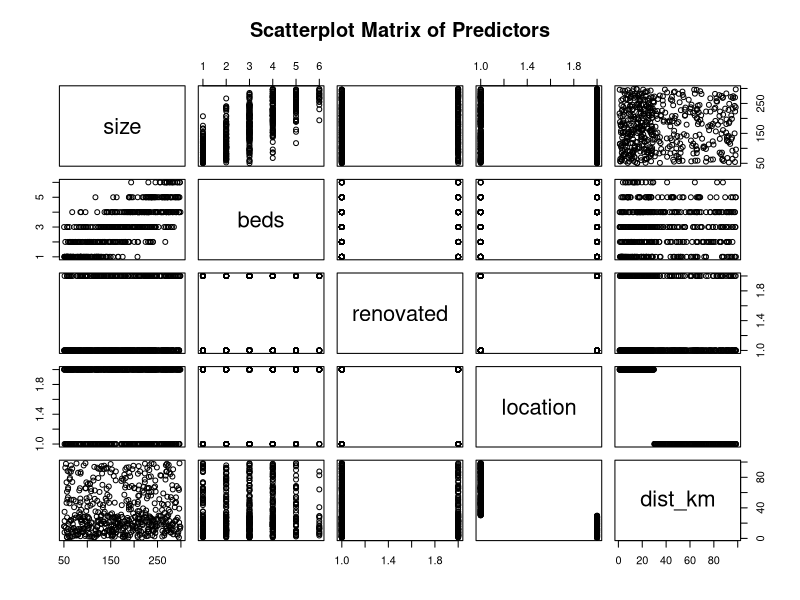
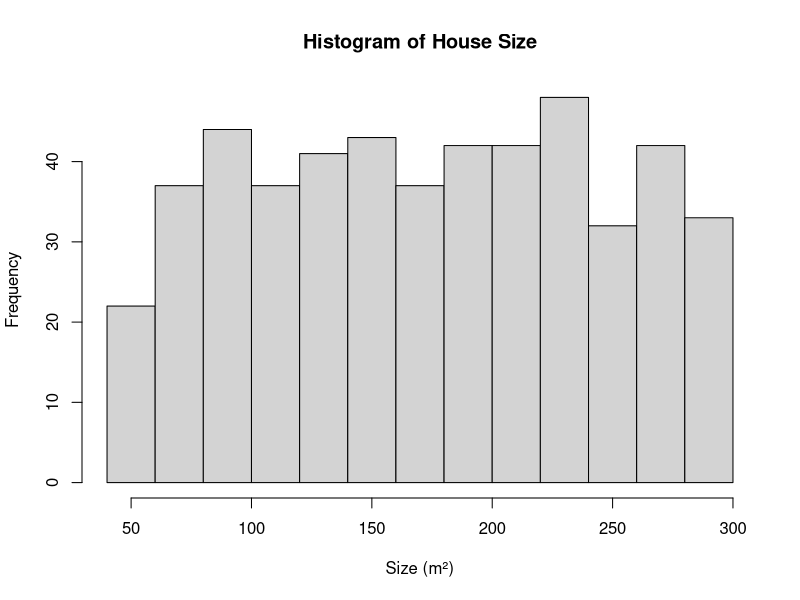
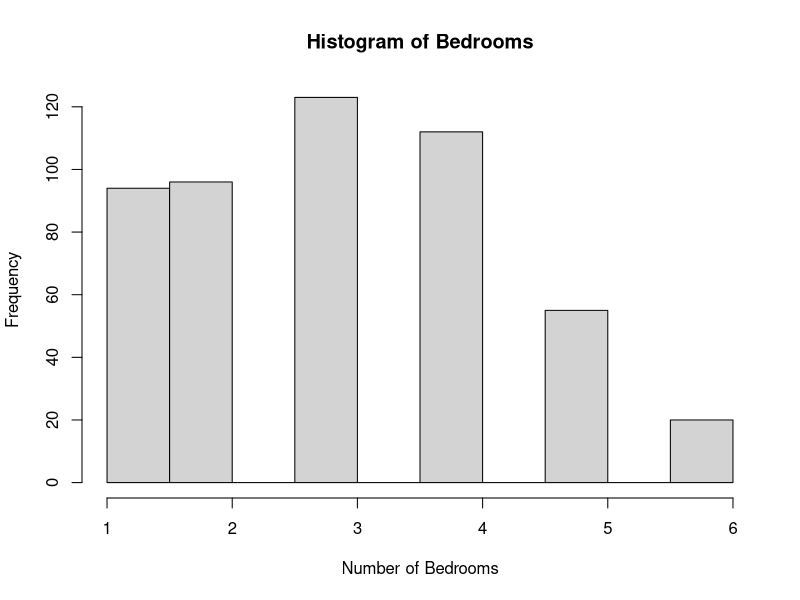
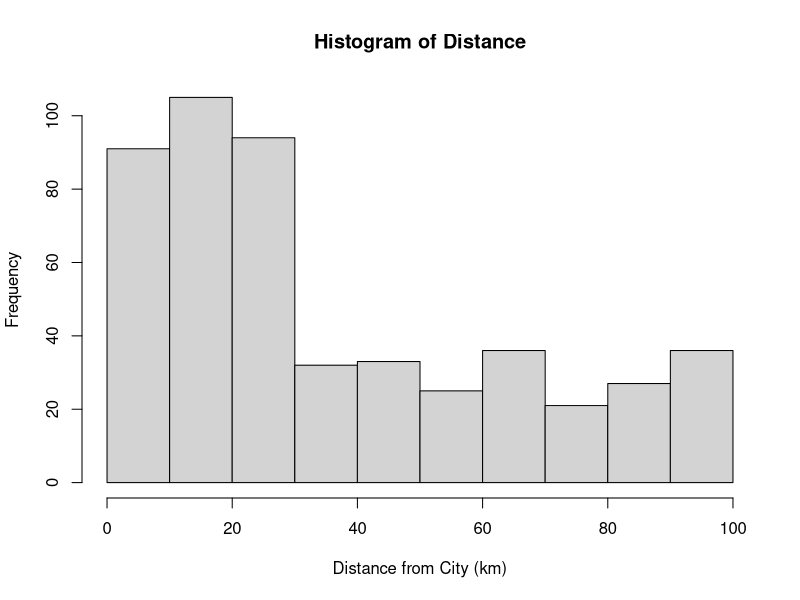
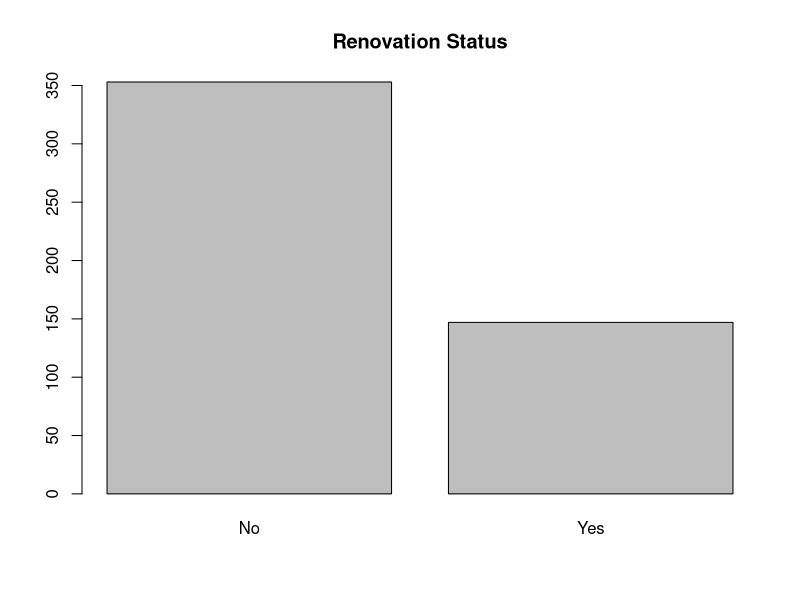
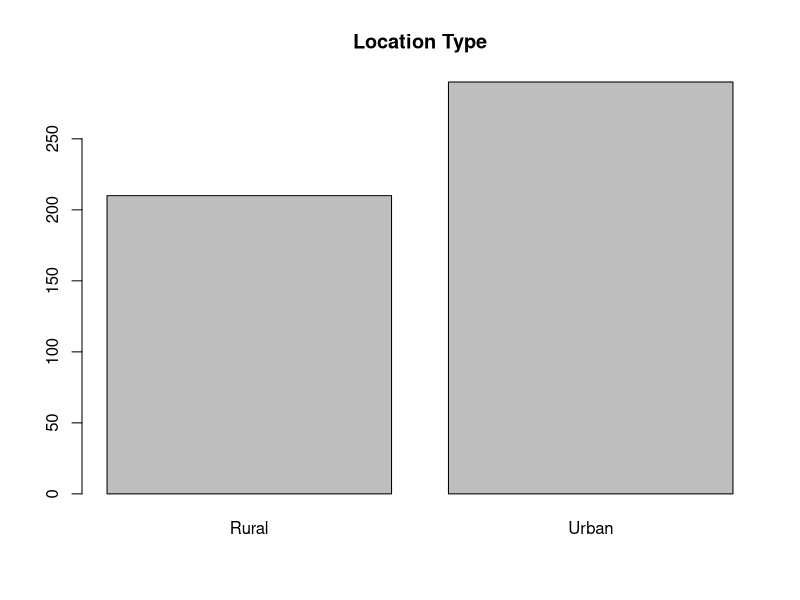
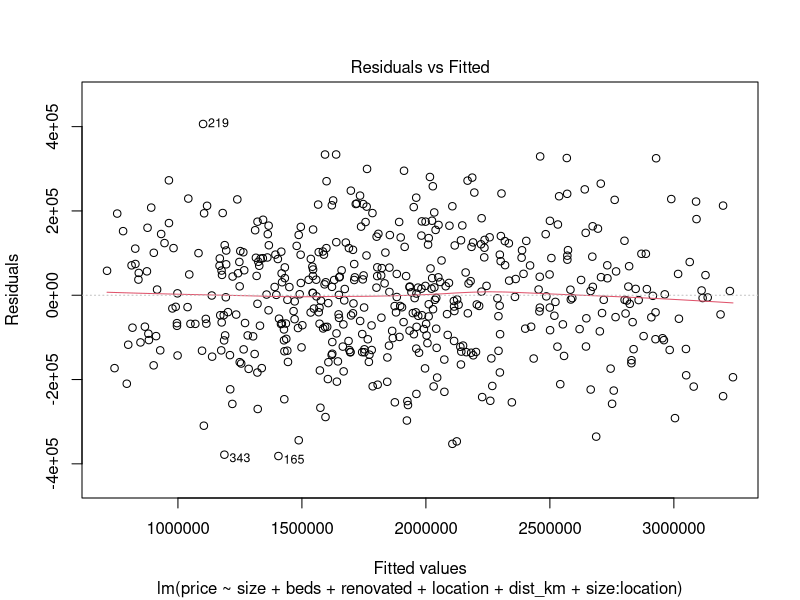
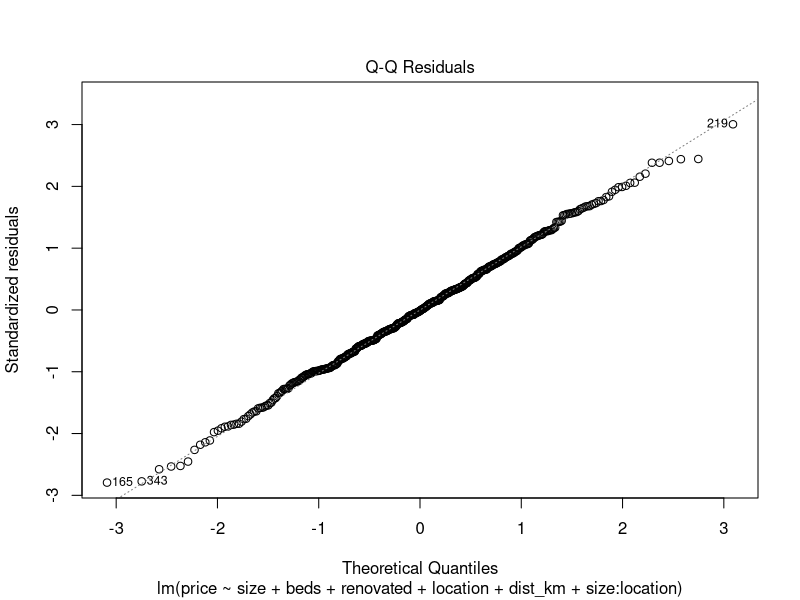

Write the R code that produced these figures, in order.
############################################################
# 1. Setup
############################################################

set.seed(2026)   # Ensures reproducibility
n <- 500         # Number of observations


############################################################
# 2. Simulate Predictor Variables
############################################################

# ---- Size (continuous) ----
# Realistic SA house sizes (square meters)
size <- runif(n, min = 50, max = 300)


# ---- Bedrooms (count, correlated with size) ----
# Larger houses tend to have more bedrooms
beds <- round(size / 60 + rnorm(n, 0, 1))

# Clamp values between 1 and 6
beds <- pmin(6, pmax(1, beds))


# ---- Renovation status (categorical) ----
# About 30% renovated
renovated_bin <- rbinom(n, 1, 0.3)

renovated <- factor(renovated_bin,
                    levels = c(0,1),
                    labels = c("No", "Yes"))


# ---- Location (categorical) ----
# About 60% Urban
location_bin <- rbinom(n, 1, 0.6)

location <- factor(location_bin,
                   levels = c(0,1),
                   labels = c("Rural", "Urban"))


# ---- Distance from city (continuous) ----
# Urban houses closer to city
# Rural houses farther away
dist_km <- ifelse(location == "Urban",
                  runif(n, 1, 30),
                  runif(n, 30, 100))


############################################################
# 3. Define the TRUE Regression Model
############################################################

# Intercept reflects baseline SA property value
beta0 <- 650000

# Effects chosen to mimic realistic pricing behaviour
beta_size <- 5000        # Price per m²
beta_beds <- 30000       # Price per bedroom
beta_reno <- 150000      # Renovation premium
beta_urban <- 200000     # Urban premium
beta_dist <- -2000       # Distance penalty
beta_interaction <- 2000 # Extra size value in urban areas


############################################################
# 4. Convert Factors → Numeric Effects (for simulation)
############################################################

reno_effect  <- ifelse(renovated == "Yes", 1, 0)
urban_effect <- ifelse(location == "Urban", 1, 0)


############################################################
# 5. Add Random Noise (Normal Error)
############################################################

# Noise represents unobserved influences
epsilon <- rnorm(n, mean = 0, sd = 150000)


############################################################
# 6. Generate House Prices
############################################################

price <- beta0 +
  beta_size * size +
  beta_beds * beds +
  beta_reno * reno_effect +
  beta_urban * urban_effect +
  beta_dist * dist_km +
  beta_interaction * size * urban_effect +  # Interaction term
  epsilon


############################################################
# 7. Create Final Dataset
############################################################

house_data <- data.frame(price, size, beds, renovated, location, dist_km)

head(house_data)
############################################################
# 8. Exploratory Plots
############################################################

# ---- Scatterplot Matrix (ALL predictors) ----
pairs(~ size + beds + renovated + location + dist_km,
      data = house_data,
      main = "Scatterplot Matrix of Predictors")


# ---- Histograms / Barplots ----

# Continuous variables → histograms
hist(size, main = "Histogram of House Size", xlab = "Size (m²)")
hist(beds, main = "Histogram of Bedrooms", xlab = "Number of Bedrooms")
hist(dist_km, main = "Histogram of Distance", xlab = "Distance from City (km)")

# Categorical variables → barplots
barplot(table(renovated), main = "Renovation Status")
barplot(table(location), main = "Location Type")


############################################################
# 9. Fit Linear Regression Model
############################################################

model <- lm(price ~ size + beds + renovated + location + dist_km +
              size:location,
            data = house_data)

summary(model)

plot(model)


############################################################
# 1. Fit Linear Regression Model
############################################################
model <- lm(price ~ size + beds + renovated + location + dist_km + size:location,
            data = house_data)

############################################################
# 2. Standard Diagnostic Plots
############################################################

# Residuals vs Fitted
plot(model, which = 1, main = "Residuals vs Fitted")
# Interpretation:
# - Checks linearity and homoscedasticity
# - Look for random scatter around zero

# Normal Q-Q Plot
plot(model, which = 2, main = "Normal Q-Q")
# Interpretation:
# - Checks normality of residuals
# - Deviations at tails expected due to F-distributed errors

# Scale-Location Plot
plot(model, which = 3, main = "Scale-Location")
# Interpretation:
# - Checks homoscedasticity
# - Funnel shape indicates variance increases with fitted price

# Residuals vs Leverage (with Cook's Distance)
# Compute leverage and Cook's distance
lev <- hatvalues(model)
cook <- cooks.distance(model)

# Plot standardized residuals vs leverage
plot(lev, rstandard(model),
     xlab = "Leverage", ylab = "Standardized Residuals",
     main = "Residuals vs Leverage")
abline(h = 0, lty = 2, col = "gray")  # horizontal line at 0

# Cook's distance cutoff
n <- nrow(house_data)
k <- length(coef(model)) - 1
cutoff <- 4/(n - k - 1)

# Add vertical dashed lines for 2x and 3x Cook's cutoff
abline(v = 2*cutoff, lty = 2, col = "red")
abline(v = 3*cutoff, lty = 2, col = "red")

# Optional: Highlight points with high Cook's distance
points(lev[cook > 3*cutoff], rstandard(model)[cook > 3*cutoff],
       col = "red", pch = 19)

############################################################
# 1. Interaction Plot: Size × Location
############################################################

# Aggregate predicted prices by location and size (optional: smooth line)
library(ggplot2)

# Add predicted values from the model
house_data$predicted <- predict(model)

# Plot interaction
ggplot(house_data, aes(x = size, y = predicted, color = location)) +
  geom_point(alpha = 0.5) +                     # individual predicted points
  geom_smooth(method = "lm", se = FALSE) +      # regression lines for each location
  labs(
    title = "Interaction: Size × Location on House Price",
    x = "House Size (m²)",
    y = "Predicted House Price (ZAR)",
    color = "Location"
  ) +
  theme_minimal(base_size = 14) +
  scale_color_manual(values = c("Rural" = "forestgreen", "Urban" = "steelblue")) +
  theme(plot.title = element_text(hjust = 0.5))
